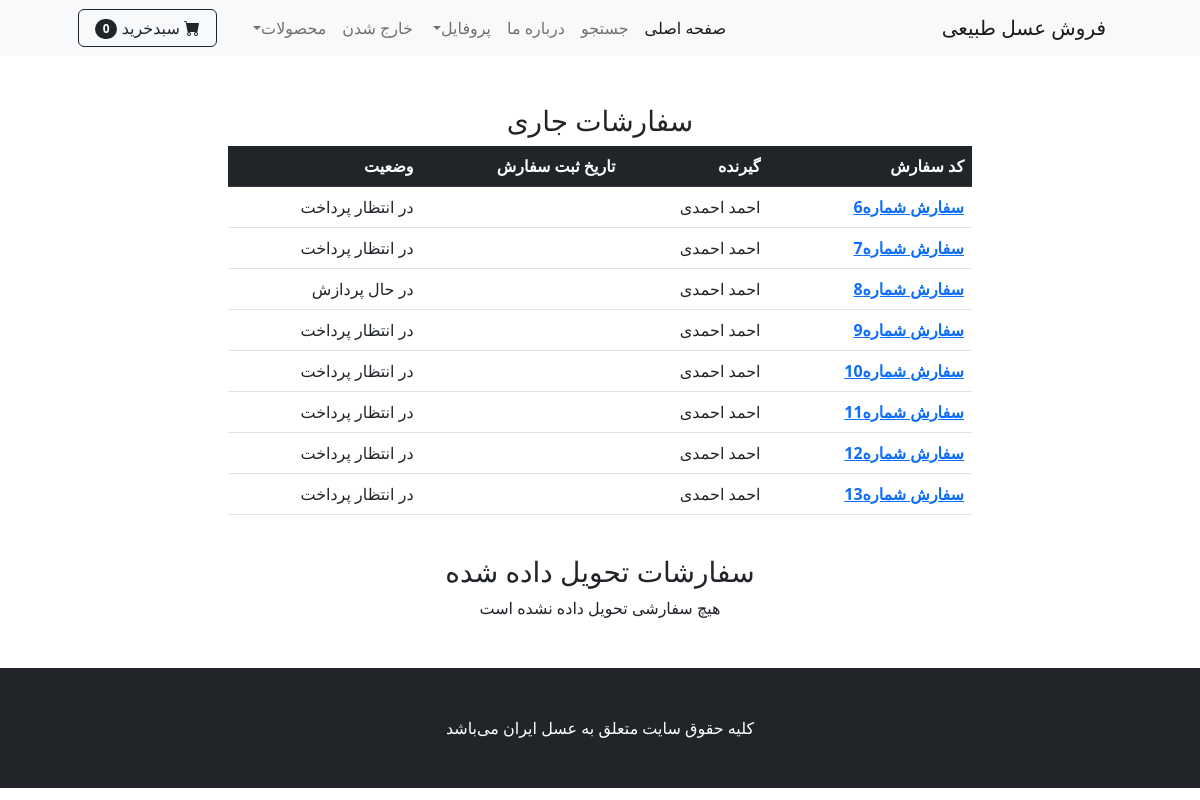
The page /orders/ (signed in) on the database its author committed.
### payment/models.py (models this page shows, shortened)
class Order(models.Model):
    STATUS_ORDER = [
        ('Pending', 'در انتظار پرداخت'),
        ('Processing', 'در حال پردازش'),
        ('Shipped', 'ارسال شده به پست'),
        ('Delivered', 'تحویل داده شده')
    ]
    user = models.ForeignKey(User, on_delete= models.CASCADE, null=True, blank=True)
    full_name = models.CharField(max_length= 250)
    email = models.EmailField(max_length= 300)
    shipping_address = models.TextField(max_length=150000)
    amount_paid = models.DecimalField(decimal_places=0, max_digits=12)
    date_ordered = jmodels.jDateTimeField(auto_now=True)
    status = models.CharField(max_length=50, choices=STATUS_ORDER, default='Pending')
    last_update = jmodels.jDateTimeField(auto_now=True)

### shop/views.py (the view)
# urls.py: path('orders/', views.user_orders, name="orders"),
def user_orders(request):
    if request.user.is_authenticated:
        delivered_orders = Order.objects.filter(user = request.user, status ='Delivered')
        other_orders = Order.objects.filter(user = request.user).exclude(status='Delivered')
        context = {
            'delivered' : delivered_orders,
            'other' : other_orders
        }
        return render(request, 'orders.html', context)
    else:
        messages.success(request , 'دسترسی به این صفحه امکان پذیر نمی‌باشد')
        return redirect('home')

### cart/cart.py (called while the page is built)
    def __len__(self):
        return len(self.cart)

### cart/context_processors.py (called while the page is built)
def cart(request):
    return {'cart':Cart(request)}

### shop/templates/orders.html (shortened to what this page needs)
{% extends "base.html" %}
{% block content %}
        <br><br>
        <div class="container">
            <div class= "row">
                <center>
                    <div class="col-8">
                    {% if other %}
                        <h3>سفارشات جاری</h3>
                        <table class="table">
                            <thead class="table-dark">
                                <tr>
                                <th scope="col">کد سفارش</th>
                                <th scope="col">گیرنده</th>
                                <th scope="col">تاریخ ثبت سفارش</th>
                                <th scope="col">وضعیت</th>
                                </tr>
                            </thead>
                            <tbody>
                                {% for order in other %}
                                    <tr>
                                        <th scope="row"><a href="{% url 'order_details' order.id %}">سفارش شماره{{ order.id }}</a></th>
                                        <td>{{ order.full_name }}</td>
                                        <td>{{ order.date_ordered|date:"Y-m-d H:i:s" }}</td>
                                        <td>{{ order.get_status_display }}</td>
                                    </tr>
                                {% endfor %}
                            </tbody>
                        </table>
                    {% else %}
                    'سفارشی ثبت نشده است!'
                    {% endif %}
                    <br>
                    <h3>سفارشات تحویل داده شده</h3>
                    {% if delivered %}
                        <table class="table">
                            <thead class="table-success">
                                <tr>
                                <th scope="col">کد سفارش</th>
                                <th scope="col">گیرنده</th>
                                <th scope="col">تاریخ تحویل</th>
                                <th scope="col">وضعیت</th>
                                </tr>
                            </thead>
                            <tbody>
                                {% for order in delivered %}
                                    <tr>
                                        <th scope="row"><a href="{% url 'order_details' order.id %}">سفارش شماره{{ order.id }}</a></th>
                                        <td>{{ order.full_name }}</td>
                                        <td>{{ order.last_update|date:"Y-m-d H:i:s" }}</td>
                                        <td>{{ order.get_status_display }}</td>
                                    </tr>
                                {% endfor %}
                            </tbody>
                        </table>
                    {% else %}
                    هیچ سفارشی تحویل داده نشده است
                    {% endif %}
                    </div>
                </center>
            </div>
        </div>
        <br><br>
{% endblock content %}

### rows shown on the page
Order: id "6", full_name "احمد احمدی", status "در انتظار پرداخت"
Order: id "7", full_name "احمد احمدی", status "در انتظار پرداخت"
Order: id "8", full_name "احمد احمدی", status "در حال پردازش"
Order: id "9", full_name "احمد احمدی", status "در انتظار پرداخت"
Order: id "10", full_name "احمد احمدی", status "در انتظار پرداخت"
Order: id "11", full_name "احمد احمدی", status "در انتظار پرداخت"
Order: id "12", full_name "احمد احمدی", status "در انتظار پرداخت"
Order: id "13", full_name "احمد احمدی", status "در انتظار پرداخت"

### other values the page prints
{{ cart|length }} "0"
